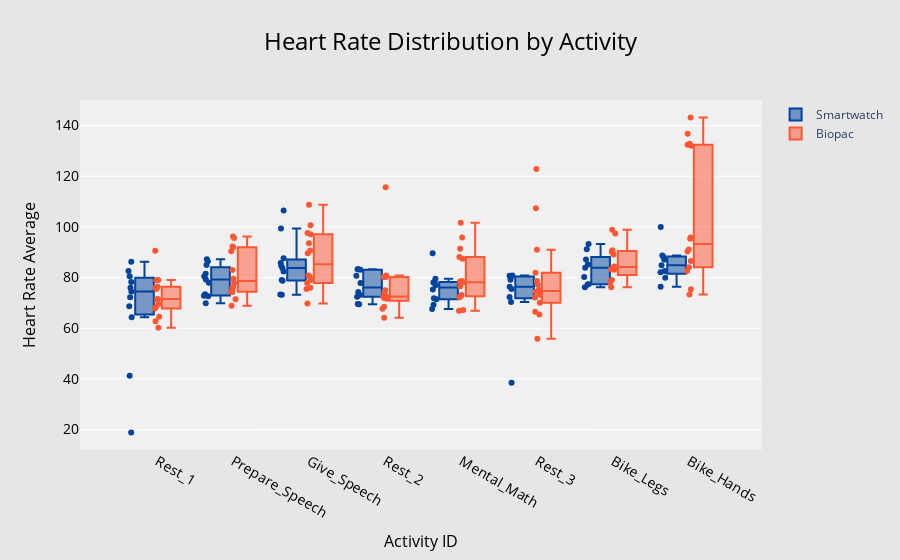

Here is the notebook cell this chart was saved with:
### Code cell
# Define custom order
custom_order = ['Rest_1', 'Prepare_Speech', 'Give_Speech', 'Rest_2', 'Mental_Math', 'Rest_3', 'Bike_Legs', 'Bike_Hands']

# Convert 'activity' column to categorical with specified order
df_final['activity'] = pd.Categorical(df_final['activity'], categories=custom_order, ordered=True)
df_final_biopac['activity'] = pd.Categorical(df_final_biopac['activity'], categories=custom_order, ordered=True)

# Create traces separately for Smartwatch and Biopac
trace_smartwatch = go.Box(
    x=df_final["activity"],  # Activity on x-axis
    y=df_final["HeartRate_float_smartwatch"],  # Smartwatch HR on y-axis
    name="Smartwatch",  # Legend name,
    boxpoints='all', # represent all points
    marker=dict(color="#00439D")  # Blue color
)

trace_biopac = go.Box(
    x=df_final_biopac["activity"],  # Activity on x-axis
    y=df_final_biopac["HeartRate_float_biopac"],  # Biopac HR on y-axis
    name="Biopac",  # Legend name,
    boxpoints='all', # represent all points
    marker=dict(color="#FF5733")  # Orange color
)

# Create the figure and add both traces
fig = go.Figure(data=[trace_smartwatch, trace_biopac])

# Update layout
fig.update_layout(
    title=dict(
        text="Heart Rate Distribution by Activity",
        font=dict(size=24, color="black"),
        x=0.5,

        xanchor="center"
    ),
    xaxis=dict(
        title="Activity ID",
        title_font=dict(size=16, color="black"),
        tickfont=dict(size=14, color="black"),
        categoryorder="array",  # Ensure correct order
        categoryarray=custom_order
    ),
    yaxis=dict(
        title="Heart Rate Average",
        title_font=dict(size=16, color="black"),
        tickfont=dict(size=14, color="black")
    ),
    plot_bgcolor="rgba(240, 240, 240, 1)",  # Light gray background
    paper_bgcolor="rgba(230, 230, 230, 1)", # Slightly darker gray background
    boxmode="group"  # Ensures side-by-side grouping
)
# print("fsdfs")
# Show the figure
fig.show()

### Figure 1 — Plotly figure (JSON) as saved in the notebook; plotly's stock layout.template omitted (floating-point values rounded to 4 significant figures)
{"data": [{"boxpoints": "all", "marker": {"color": "#00439D"}, "name": "Smartwatch", "type": "box", "x": ["Give_Speech", "Mental_Math", "Prepare_Speech", "Rest_1", "Rest_2", "Rest_3", "Bike_Hands", "Bike_Legs", "Give_Speech", "Mental_Math", "Prepare_Speech", "Rest_1", "Rest_2", "Rest_3", "Bike_Hands", "Bike_Legs", "Give_Speech", "Mental_Math", "Prepare_Speech", "Rest_1", "Rest_2", "Rest_3", "Bike_Hands", "Bike_Legs", "Give_Speech", "Mental_Math", "Prepare_Speech", "Rest_1", "Rest_2", "Rest_3", "Bike_Hands", "Bike_Legs", "Give_Speech", "Mental_Math", "Prepare_Speech", "Rest_1", "Rest_2", "Rest_3", "Give_Speech", "Mental_Math", "Prepare_Speech", "Rest_1", "Rest_2", "Rest_3", "Give_Speech", "Prepare_Speech", "Rest_1", "Rest_2", "Rest_3", "Bike_Hands", "Bike_Legs", "Give_Speech", "Mental_Math", "Prepare_Speech", "Rest_1", "Rest_2", "Bike_Hands", "Bike_Legs", "Give_Speech", "Mental_Math", "Prepare_Speech", "Rest_1", "Bike_Hands", "Bike_Legs", "Give_Speech", "Mental_Math", "Prepare_Speech", "Rest_1", "Rest_3", "Bike_Hands", "Bike_Legs", "Give_Speech", "Mental_Math", "Prepare_Speech", "Rest_1", "Rest_2", "Rest_3", "Bike_Hands", "Rest_2", "Bike_Legs"], "y": [83.72, 78.29, 79.19, 74.51, 80.75, 79.16, 84.86, 85.11, 73.35, 71.88, 69.82, 41.26, 74.32, 70.36, 79.88, 76.2, 84.65, 78.02, 77.99, 78.21, 73.1, 75.49, 76.34, 93.26, 106.4, 89.59, 80.56, 72.24, 83.09, 76.41, 99.94, 91.19, 82.42, 67.61, 72.78, 68.69, 72.43, 38.48, 85.71, 75.24, 72.59, 64.35, 69.51, 72.36, 99.34, 81.54, 82.61, 83.32, 80.67, 82.09, 80.21, 78.78, 69.27, 73.39, 80.51, 69.6, 87.08, 83.87, 73.25, 71.39, 84.9, 18.85, 82.61, 77.34, 79.0, 76.98, 87.2, 76.02, 80.79, 88.74, 77.25, 87.63, 79.51, 86.44, 86.2, 83.24, 80.32, 88.17, 77.89, 87.12]}, {"boxpoints": "all", "marker": {"color": "#FF5733"}, "name": "Biopac", "type": "box", "x": ["Give_Speech", "Mental_Math", "Prepare_Speech", "Rest_1", "Rest_2", "Rest_3", "Bike_Legs", "Bike_Hands", "Give_Speech", "Mental_Math", "Prepare_Speech", "Rest_1", "Rest_2", "Rest_3", "Bike_Hands", "Give_Speech", "Mental_Math", "Prepare_Speech", "Rest_1", "Rest_2", "Rest_3", "Bike_Legs", "Bike_Hands", "Give_Speech", "Mental_Math", "Prepare_Speech", "Rest_1", "Rest_2", "Rest_3", "Bike_Legs", "Bike_Hands", "Give_Speech", "Mental_Math", "Prepare_Speech", "Rest_1", "Rest_2", "Rest_3", "Bike_Legs", "Bike_Hands", "Give_Speech", "Mental_Math", "Prepare_Speech", "Rest_1", "Rest_2", "Rest_3", "Bike_Hands", "Give_Speech", "Mental_Math", "Prepare_Speech", "Rest_1", "Rest_2", "Rest_3", "Bike_Legs", "Bike_Hands", "Give_Speech", "Mental_Math", "Prepare_Speech", "Rest_1", "Rest_2", "Rest_3", "Bike_Legs", "Bike_Hands", "Give_Speech", "Mental_Math", "Prepare_Speech", "Rest_1", "Rest_2", "Rest_3", "Bike_Legs", "Bike_Hands", "Give_Speech", "Mental_Math", "Prepare_Speech", "Rest_1", "Rest_2", "Rest_3", "Bike_Legs", "Bike_Hands", null, "Give_Speech", "Mental_Math", "Prepare_Speech", "Rest_1", "Rest_3", "Bike_Legs", "Bike_Hands", "Give_Speech", "Mental_Math", "Prepare_Speech", "Rest_1", "Rest_2", "Rest_3", "Bike_Legs", "Bike_Hands", "Give_Speech", "Mental_Math", "Prepare_Speech", "Rest_1", "Rest_2", "Rest_3", "Bike_Legs", "Bike_Hands", "Give_Speech", "Mental_Math", "Prepare_Speech", "Rest_1", "Rest_2", "Rest_3", "Bike_Legs", "Bike_Hands"], "y": [75.94, 67.2, 74.26, 62.8, 67.68, 70.1, 78.99, 132.4, 93.49, 78.6, 83.02, 76.03, 80.22, 78.66, 95.35, 80.42, 88.11, 76.27, 71.53, 72.41, 73.2, 83.09, 86.5, 79.01, 72.65, 75.96, 67.81, 64.16, 55.86, 76.16, 73.28, 90.71, 78.04, 74.4, 76.32, 71.61, 122.8, 90.17, 143.2, 97.13, 101.6, 92.26, 90.55, 115.6, 107.3, 136.7, 77.82, 73.14, 79.5, 64.57, 68.48, 66.52, 90.73, 91.1, 97.58, 87.42, 90.36, 78.95, 74.97, 91.02, 98.88, 132.0, 89.62, 78.32, 77.87, 75.51, 72.48, 75.06, 83.3, 84.04, 108.8, 91.35, 96.17, 71.48, 80.23, 74.36, 97.37, 95.84, 75.44, 80.81, 76.54, 91.99, 68.73, 77.19, 83.92, 132.8, 69.78, 66.89, 71.39, 69.69, 73.96, 72.08, 78.17, 75.42, 75.46, 72.26, 68.89, 60.18, 71.82, 65.45, 84.41, 82.6, 100.6, 95.77, 95.6, 78.99, 80.79, 81.92, 89.08, 90.27]}], "layout": {"boxmode": "group", "paper_bgcolor": "rgba(230, 230, 230, 1)", "plot_bgcolor": "rgba(240, 240, 240, 1)", "title": {"font": {"color": "black", "size": 24}, "text": "Heart Rate Distribution by Activity", "x": 0.5, "xanchor": "center"}, "xaxis": {"categoryarray": ["Rest_1", "Prepare_Speech", "Give_Speech", "Rest_2", "Mental_Math", "Rest_3", "Bike_Legs", "Bike_Hands"], "categoryorder": "array", "tickfont": {"color": "black", "size": 14}, "title": {"font": {"color": "black", "size": 16}, "text": "Activity ID"}}, "yaxis": {"tickfont": {"color": "black", "size": 14}, "title": {"font": {"color": "black", "size": 16}, "text": "Heart Rate Average"}}}}
